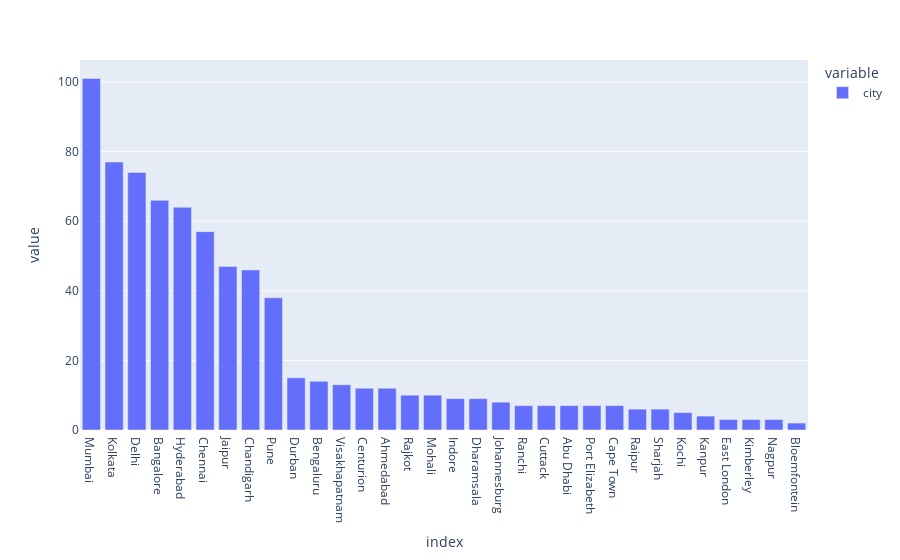

Notebook code for this chart:
### Code cell
fig = px.bar(data3)
fig.show()

### Figure 1 — Plotly figure (JSON) as saved in the notebook; plotly's stock layout.template omitted (floating-point values rounded to 4 significant figures)
{"data": [{"alignmentgroup": "True", "hovertemplate": "variable=city<br>index=%{x}<br>value=%{y}<extra></extra>", "legendgroup": "city", "marker": {"color": "#636efa", "pattern": {"shape": ""}}, "name": "city", "offsetgroup": "city", "orientation": "v", "showlegend": true, "textposition": "auto", "type": "bar", "x": ["Mumbai", "Kolkata", "Delhi", "Bangalore", "Hyderabad", "Chennai", "Jaipur", "Chandigarh", "Pune", "Durban", "Bengaluru", "Visakhapatnam", "Centurion", "Ahmedabad", "Rajkot", "Mohali", "Indore", "Dharamsala", "Johannesburg", "Ranchi", "Cuttack", "Abu Dhabi", "Port Elizabeth", "Cape Town", "Raipur", "Sharjah", "Kochi", "Kanpur", "East London", "Kimberley", "Nagpur", "Bloemfontein"], "xaxis": "x", "y": [101, 77, 74, 66, 64, 57, 47, 46, 38, 15, 14, 13, 12, 12, 10, 10, 9, 9, 8, 7, 7, 7, 7, 7, 6, 6, 5, 4, 3, 3, 3, 2], "yaxis": "y"}], "layout": {"barmode": "relative", "legend": {"title": {"text": "variable"}, "tracegroupgap": 0}, "margin": {"t": 60}, "xaxis": {"anchor": "y", "domain": [0, 1], "title": {"text": "index"}}, "yaxis": {"anchor": "x", "domain": [0, 1], "title": {"text": "value"}}}}
